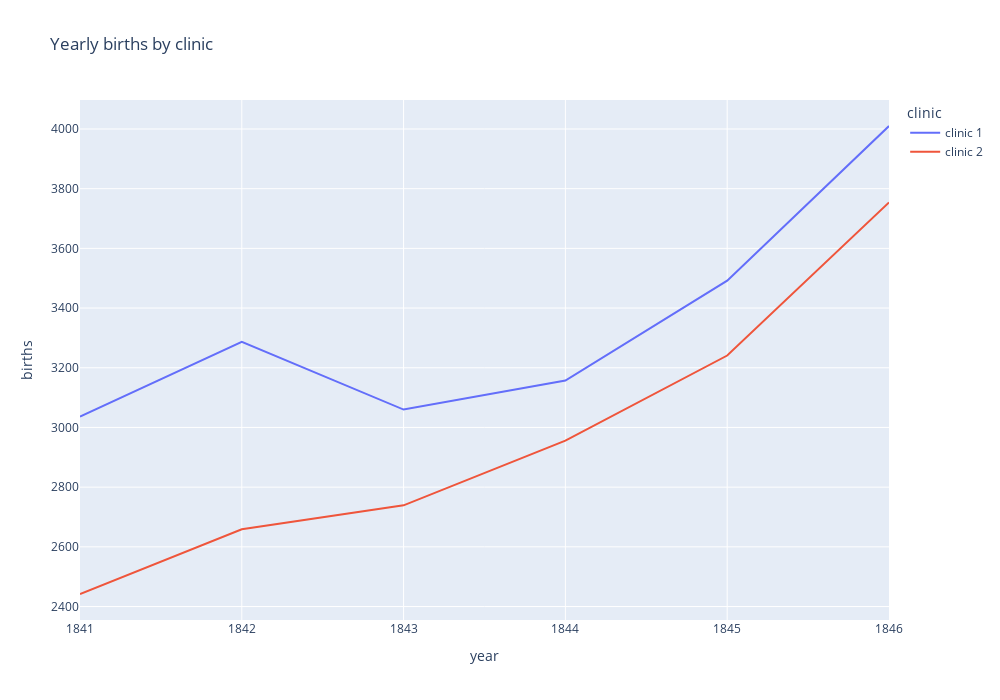

The code cell stored with this chart in its notebook:
### Code cell
px.line(data_frame=df_yearly,x='year',y='births',color='clinic',title='Yearly births by clinic',height=700,width=1000)

### Figure 1 — Plotly figure (JSON) as saved in the notebook; plotly's stock layout.template omitted (floating-point values rounded to 4 significant figures)
{"data": [{"hovertemplate": "clinic=clinic 1<br>year=%{x}<br>births=%{y}<extra></extra>", "legendgroup": "clinic 1", "line": {"color": "#636efa", "dash": "solid"}, "marker": {"symbol": "circle"}, "mode": "lines", "name": "clinic 1", "orientation": "v", "showlegend": true, "type": "scatter", "x": [1841, 1842, 1843, 1844, 1845, 1846], "xaxis": "x", "y": [3036, 3287, 3060, 3157, 3492, 4010], "yaxis": "y"}, {"hovertemplate": "clinic=clinic 2<br>year=%{x}<br>births=%{y}<extra></extra>", "legendgroup": "clinic 2", "line": {"color": "#EF553B", "dash": "solid"}, "marker": {"symbol": "circle"}, "mode": "lines", "name": "clinic 2", "orientation": "v", "showlegend": true, "type": "scatter", "x": [1841, 1842, 1843, 1844, 1845, 1846], "xaxis": "x", "y": [2442, 2659, 2739, 2956, 3241, 3754], "yaxis": "y"}], "layout": {"height": 700, "legend": {"title": {"text": "clinic"}, "tracegroupgap": 0}, "title": {"text": "Yearly births by clinic"}, "width": 1000, "xaxis": {"anchor": "y", "autorange": true, "domain": [0, 1], "range": [1841, 1846], "title": {"text": "year"}, "type": "linear"}, "yaxis": {"anchor": "x", "autorange": true, "domain": [0, 1], "range": [2355.0, 4097.0], "title": {"text": "births"}, "type": "linear"}}}
